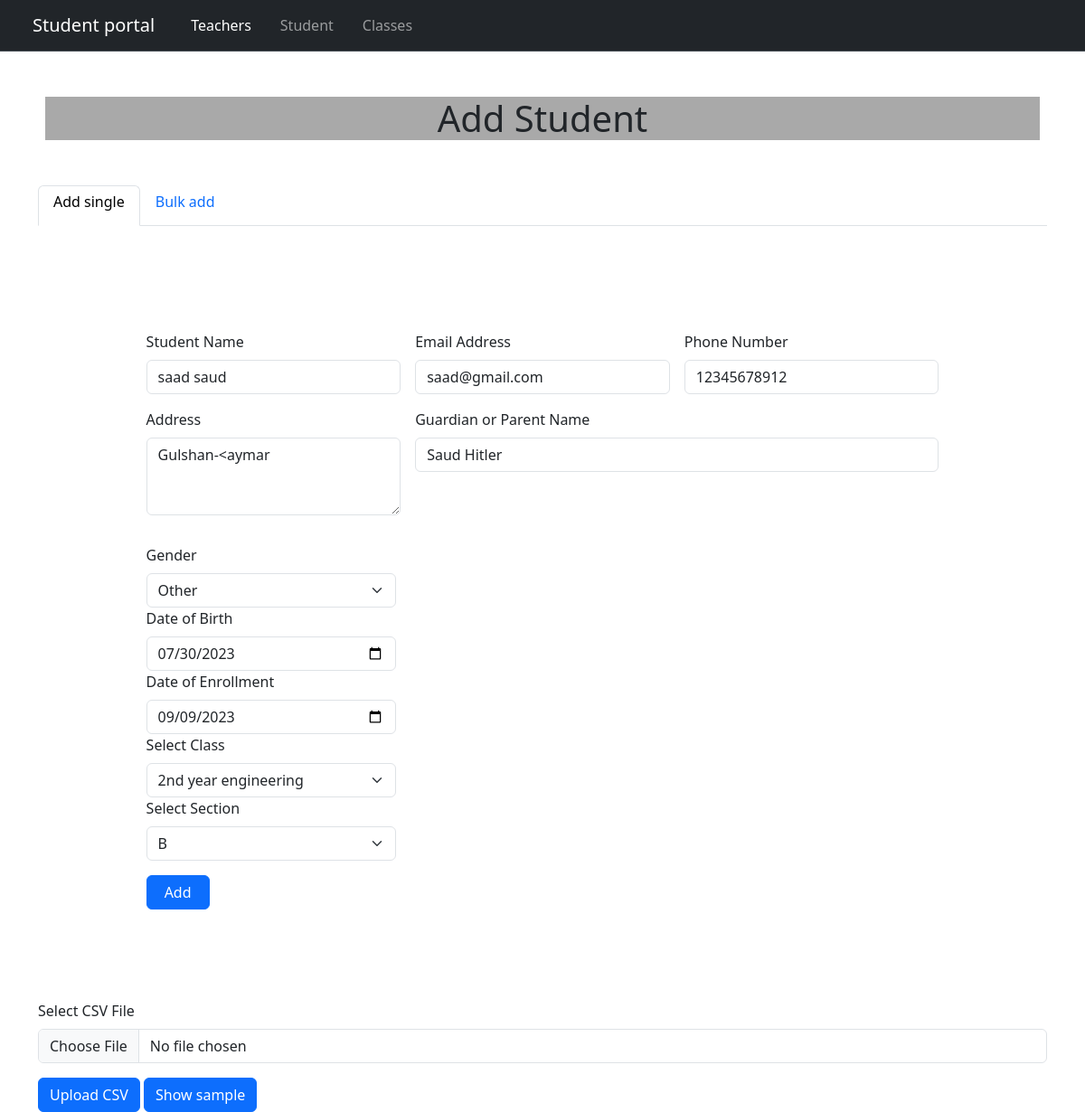
/administrator/UpdateStudent/8, run on the app's committed database.
### administrator/models.py (models this page shows)
class Student(models.Model):
    name = models.CharField(max_length=100)
    email_address = models.CharField(max_length=100)
    phone_no = models.CharField(max_length=100)
    address = models.CharField(max_length=250)
    gardian_or_parent_name = models.CharField(max_length=100)
    gender = models.CharField(max_length=50)
    date_of_birth = models.DateField()
    date_of_enrollment = models.DateField()
    def __str__(self):
        return self.name

### administrator/views.py (the view, shortened to what this page needs)
# urls.py: path("UpdateStudent/<int:stud_id>", views.AddStudent, name="UpdateStudent"),
def AddStudent(request,stud_id = None):
    cls = Class.objects.values('name','section').distinct()
    cls_dict = {}
    for i in cls :
        if i['name'] not in cls_dict.keys() and i['name']!='':
            cls_dict[i['name']] = [i['section']]
        elif i['name'] in cls_dict.keys():
            cls_dict[i["name"]].append(i['section'])
    print(cls_dict)
    if stud_id != None:
        student = Student.objects.get(id=stud_id)
        print(student)
        stud_clas = Student_Class.objects.filter(student_id=stud_id).values()
        print(stud_clas,stud_clas[0]["id"])
        clas = Class.objects.filter(id = stud_clas[0]["class_id_id"])
        print(clas)
        cls = {}
        cls["class"] = clas[0].name
        cls["section"] = clas[0].section
        update = {"Update":True}
        return render(request,"administrator/AddStudent.html",{'class':json.dumps(cls),'student':student,'classes':json.dumps(cls_dict),'onl_classes':cls_dict.keys(),'update':json.dumps(update)})
    update = {"Update":False}
    return render(request,"administrator/AddStudent.html",{'classes':json.dumps(cls_dict),'onl_classes':cls_dict.keys(),'update':json.dumps(update)})

### administrator/models.py (called while the page is built)
    def __str__(self):
        return self.name

### administrator/Templates/administrator/AddStudent.html (shortened to what this page needs)
{% extends 'administrator/baseAdmin.html' %}
{% block Teacher_active %} class="nav-link active" {% endblock %}
{% block content %}
<h1 style="text-align: center; ; margin: 50px 50px; background-color:darkgrey ;">Add Student</h1>
<div class="container">
<ul class="nav nav-tabs " id="myTab" role="tablist">
  <li class="nav-item" role="presentation">
    <button class="nav-link active" id="pending-tab" data-bs-toggle="tab" data-bs-target="#single" type="button" role="tab" aria-controls="home" aria-selected="true"><p class="h6">Add single</p></button>
  </li>
  <li class="nav-item" role="presentation">
    <button class="nav-link" id="Inprocess-tab" data-bs-toggle="tab" data-bs-target="#bulk" type="button" role="tab" aria-controls="profile" aria-selected="false"><p class="h6">Bulk add</p></button>
  </li>
</ul>
<div class="tab-content" id="myTabContent">
  <div class="tab-pane fade show active" id="single" role="tabpanel" aria-labelledby="single"><form class="row g-3" style="width: 80%  ;margin: 100px 10%; "
      method="post" enctype="multipart/form-data">
      <div class="col-md-4">
        <label for="inputName" class="form-label">Student Name</label>
        <input type="text" name="name" class="form-control" id="inputName" required value="{{student.name}}">
      </div>
      <div class="col-md-4">
        <label for="inputEmail" class="form-label">Email Address</label>
        <input type="text" name="studemail" class="form-control" id="inputEmail" required value="{{student.email_address}}">
      </div>
      <div class="col-md-4">
        <label for="phone" class="form-label">Phone Number</label>
        <input type="tel" class="form-control" id="phone" name="phone_no" placeholder="03*******20" required value="{{student.phone_no}}">
      </div>
      <div class="col-md-4">
        <label for="address" class="form-label">Address</label>
                    <textarea class="form-control" id="address" name="address" rows="3" required >{{student.address}}</textarea>
      </div>
      <div class="col-md-8">
        <label for="guardian" class="form-label">Guardian or Parent Name</label>
        <input type="text" class="form-control" id="guardian" name="gardian_or_parent_name" required value="{{student.gardian_or_parent_name}}">
      </div>
      <div class="row g-3">
        <div class="col-md-4">
            <label for="gender" class="form-label">Gender</label>
        <select class="form-select" id="gender" name="gender" required>
            <option value="Other" {% if student.gender == "Other" %}selected{% endif %}>Other</option>
        </select>
            <label for="dob" class="form-label">Date of Birth</label>
                    <input type="date" class="form-control" id="dob" name="date_of_birth" required value="{{student.date_of_birth|date:'Y-m-d'}}">
                    <label for="enrollment" class="form-label">Date of Enrollment</label>
                    <input type="date" class="form-control" id="enrollment" name="date_of_enrollment" required value="{{student.date_of_enrollment|date:'Y-m-d'}}">
                    <label for="classSelect" class="form-label">Select Class</label>
                    <select class="form-select" id="classSelect" name="class" required>
                        {% for i in onl_classes %}
                        <option value="{{i}}">{{i}}</option>
                        {% endfor %}
                    </select>
                    <label for="sectionSelect" class="form-label">Select Section</label>
                <select class="form-select" id="sectionSelect" name="section" required disabled>
                    <option value="">Select a section</option>
                </select>
                </div>
        </div>
        <div class="col-12">
          <button type="submit" class="btn btn-primary" style="width: 70px;" name="add">Add</button>
        </div>
      </div>
    </form></div>
</div>
<div class="tab-content" id="myTabContent">
  <div class="tab-pane fade show active" id="bulk" role="tabpanel" aria-labelledby="single">
    <div class="container mt-5">
      <form method="post" action="{% url 'administrator:BulkAddStd' %}" enctype="multipart/form-data">
          <div class="mb-3">
              <label for="csv_file" class="form-label">Select CSV File</label>
              <input type="file" class="form-control" id="csv_file" name="csv_file" accept=".csv" required>
          </div>
          <button type="submit" class="btn btn-primary" name="upcsv">Upload CSV</button>
          <a  class="btn btn-primary" data-bs-toggle="modal" data-bs-target="#sample">Show sample</a>
      </form>
  </div>
  </div>
</div>
{% endblock %}

### data on the page
Student: name "saad saud", studemail "saad@gmail.com", phone_no "12345678912", address "Gulshan-<aymar", gardian_or_parent_name "Saud Hitler", gender "Other", date_of_birth "07/30/2023", date_of_enrollment "09/09/2023"

### other printed values
form field class "2nd year engineering"
